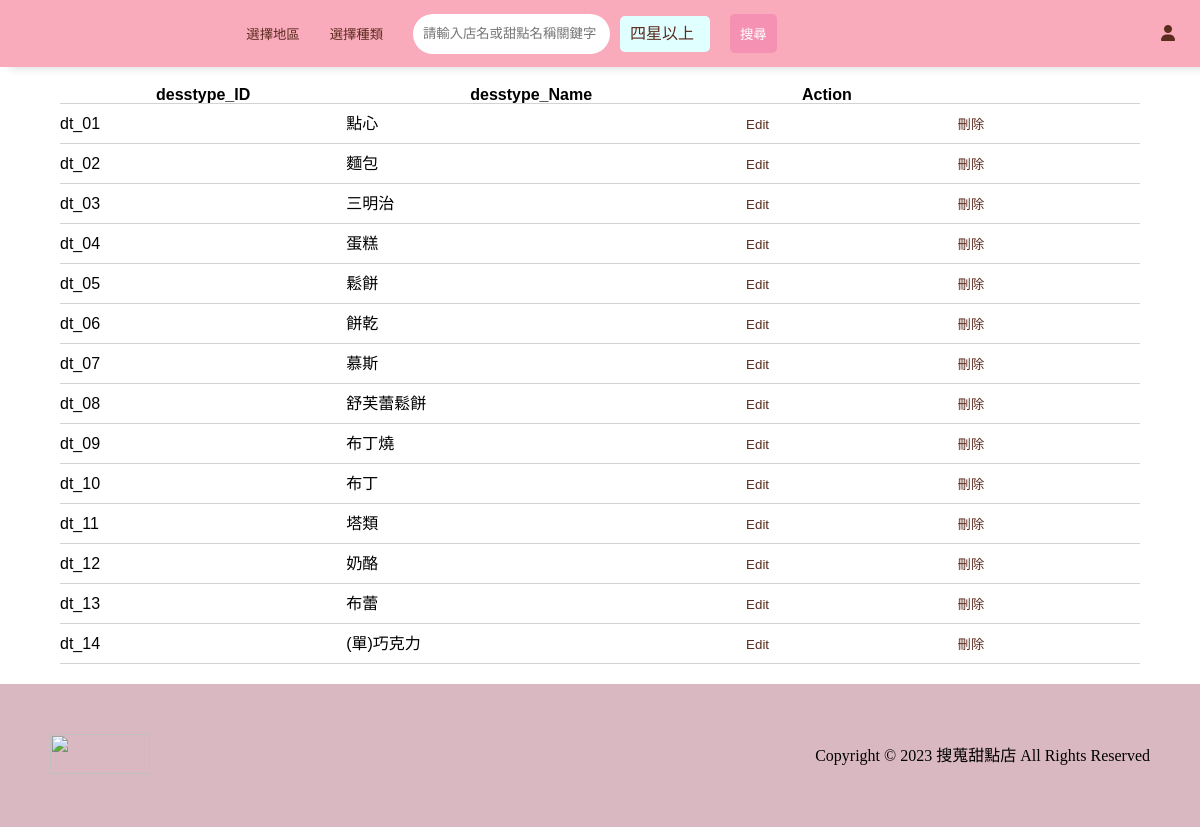
Page /manager_dessType_Index.php on the earlier database version.
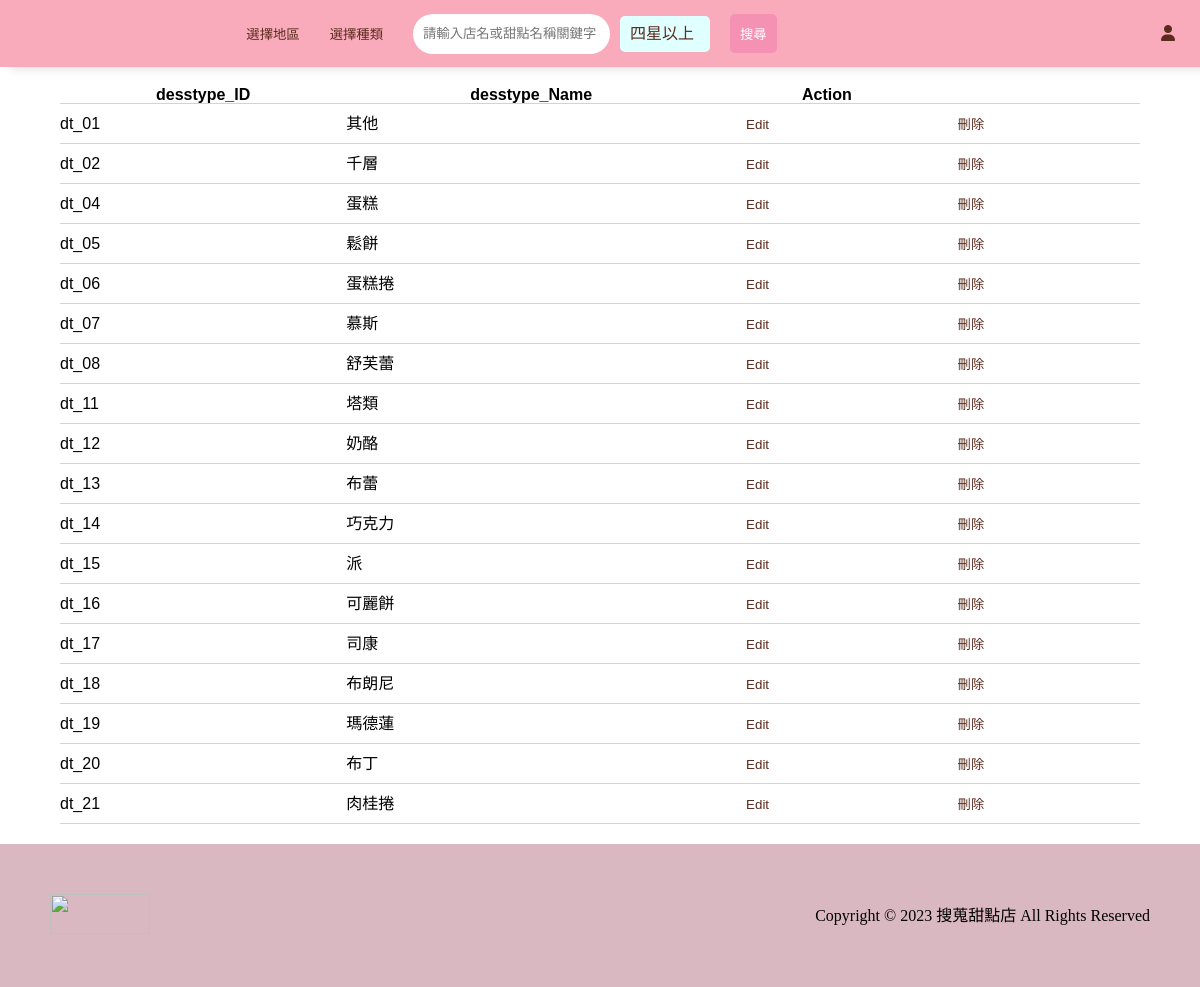
Same page on the later database version.
### tables this page shows
CREATE TABLE `desstype` (
  `desstype_ID` varchar(15) NOT NULL,
  `desstype_Name` varchar(50) NOT NULL
);

### manager_dessType_Index.php (the view, shortened to what this page needs)
<?php
require_once 'db.php';
?>
<!DOCTYPE html>
<html lang="en">
    <head>
        <link rel="stylesheet" href="https://cdnjs.cloudflare.com/ajax/libs/font-awesome/6.4.2/css/all.min.css">
        <link rel="stylesheet" href="https://cdn.jsdelivr.net/npm/swiper@11/swiper-bundle.min.css" />
        <link rel="stylesheet" href="all.css">
    </head>
    <body>
        <div class="wrap">
            <div class="navbar">
                <?php
                if (isset($_SESSION['nowUser']) && $_SESSION['nowUser']['user_Role'] == "manager")
                {
                    echo "<h1 class='logo'><a href='manager_index.php'>搜蒐甜點店</a></h1>";
                }
                else
                {
                    echo "<h1 class='logo'><a href='index.php'>搜蒐甜點店</a></h1>";
                }
                ?>
                <form action="select.php" method="GET" class="search-section">
                    <input type="button" name="zone-choice" id="index-zone-choice" value="選擇地區">
                    <input type="button" name="style-choice" id="index-style-choice" value="選擇種類">
                    <input type="text" placeholder="請輸入店名或甜點名稱關鍵字" name="keyword" class="search-bar">
                    <div class="search-choice">
                        <label for='four-star-input' id='four-star-label'>四星以上</label>
                        <input type="submit" value="搜尋" class="search-button">
                    </div>
                </form>
                <ul class="nav">
                    <?php
                    if (isset($_SESSION['nowUser']))
                    {
                        if ($_SESSION['nowUser']['user_Role'] == "manager")
                        {
                            echo '<li class="nav-content"><a href="manager_index.php">管理店家</a></li>';
                        }
                        echo '<li class="nav-content"><a href="favorite.php?userid=' . $_SESSION['nowUser']['user_ID'] . '">收藏</a></li>';
                        echo '<li class="nav-content"><a href="gallery.php?userid=' . $_SESSION['nowUser']['user_ID'] . '">圖鑑</a></li>';
                        echo '<li class="nav-content"><a href="user_info.php?userid=' . $_SESSION['nowUser']['user_ID'] . '"><i class="fa-solid fa-user"></i></a></li>';
                    }
                    else
                    {
                        echo '<li class="nav-content"><a href="signup.php"><i class="fa-solid fa-user"></i></a></li>';
                    }
                    ?>
                </ul>
            </div>
            <div class="manager-main">
                <?php
                $sql = "SELECT * FROM desstype";
                $result = $conn->query($sql);
                if ($result->num_rows > 0)
                {
                    echo "<table>";
                    echo "<tr><th>desstype_ID</th><th>desstype_Name</th><th>Action</th></tr>";
                    while ($row = $result->fetch_assoc()){
                        $changed_desstype_ID = $row['desstype_ID'];
                        $changed_desstype_Name = $row['desstype_Name'];
                        echo "<tr>";
                        echo "<td>{$row['desstype_ID']}</td>";
                        echo "<td>{$row['desstype_Name']}</td>";
                        echo "<td><button class='search-button modify-button'  onclick= \"modifyRow('$changed_desstype_ID' ,'$changed_desstype_Name')\")'>Edit</button>";
                        echo "<td><button type='submit'  onclick=\"deletionDessType('$changed_desstype_ID')\" >刪除</button></td>";
                        echo "</tr>";
                    }
                    echo "</table>";
                }
                else{
                    echo "0 results";
                }
                ?>
            </div>
        </div>
        <div class="footer">
            <div class="left-footer"><img src='../image/logo-4.png'></div>
            <div class="right-footer">
                <p>Copyright © 2023 搜蒐甜點店 All Rights Reserved</p>
            </div>
        </div>
    </body>
</html>

### all.css (style rules this page uses)
html, body, div, span, applet, object, iframe, h1, h2, h3, h4, h5, h6, p, blockquote, pre, a, abbr, acronym, address, big, cite, code, del, dfn, em, img, ins, kbd, q, s, samp, small, strike, strong, sub, sup, tt, var, b, u, i, center, dl, dt, dd, ol, ul, li, fieldset, form, label, legend, table, caption, tbody, tfoot, thead, tr, th, td, article, aside, canvas, details, embed, figure, figcaption, footer, header, hgroup, menu, nav, output, ruby, section, summary, time, mark, audio, video { margin: 0; padding: 0; border: 0; font-size: 100%; font: inherit; vertical-align: baseline; }
body { line-height: 1; }
ol, ul { list-style: none; }
table { border-collapse: collapse; border-spacing: 0; }
html { height: 100%; }
body { height: 100%; display: flex; flex-direction: column; }
.wrap { flex-grow: 1; width:100%; margin:0 auto; font-family:'Helvetica'; }
.navbar-index,.navbar { display: flex; justify-content: space-between; align-items: center; padding:5px; background-color:#F9AABB; opacity: 1.0; }
.navbar { box-shadow: 10px 0px 10px lightgray; justify-content: space-between; }
.logo { margin-left:30px; margin-right:30px; text-indent:101%; overflow:hidden; white-space:nowrap; background-image:url('../image/logo-4.png'); background-size: contain; background-repeat: no-repeat; background-position: center; }
.logo a { display:block; width:120px; height:50px; }
.nav { display: flex; justify-content: flex-end; width:30%; }
.nav a { display: block; padding:20px; }
.nav-content a { text-decoration: none; display: block; color:#5B2B1E; font-weight: bold; }
.main,.manager-main { width:90%; margin:0 auto; }
.manager-main table { width:100%; margin:20px auto; }
.manager-main table th { font-weight: bold; text-align: center; vertical-align: middle; }
.manager-main button { padding:10px 20px; border: none; background-color:transparent; color:#5B2B1E; border-radius: 5px; }
.manager-main tr { border-bottom:1px solid lightgray; }
img { height:200px; width:300px; }
.search-section { display: flex; justify-content: center; align-items: center; }
.search-choice { display: flex; justify-content: space-evenly; align-items: center; }
.search-bar { width:50%; height:20px; padding:10px; border:1px solid gray; background-color:white; display: block; margin:0 10px; border-radius:30px; }
.search-section input { padding:10px; border:none; margin-right:10px; }
#index-zone-choice,#index-style-choice { color:#5B2B1E; background-color: transparent; border: none; }
#no-visited-label,#four-star-label { background:lightcyan; padding:10px; color:#5B2B1E; margin-right:10px; border:none; border-radius:5px; }
#four-star-label { width:70px; }
.search-button { border:0px; background-color: #F591B3; color:white; padding:10px; border-radius: 5px; margin-left:10px; }
.footer { background-color: #D9B8C1; display: flex; justify-content: space-between; align-items: center; padding:50px; }
.left-footer img { width:100px; height:40px; }

Differences in the rows shown:
removed desstype: desstype_ID "dt_03", desstype_Name "三明治"
removed desstype: desstype_ID "dt_09", desstype_Name "布丁燒"
removed desstype: desstype_ID "dt_10", desstype_Name "布丁"
changed desstype "dt_01": desstype_Name "點心" → "其他"
changed desstype "dt_02": desstype_Name "麵包" → "千層"
changed desstype "dt_06": desstype_Name "餅乾" → "蛋糕捲"
changed desstype "dt_08": desstype_Name "舒芙蕾鬆餅" → "舒芙蕾"
changed desstype "dt_14": desstype_Name "(單)巧克力" → "巧克力"
added desstype: desstype_ID "dt_15", desstype_Name "派"
added desstype: desstype_ID "dt_16", desstype_Name "可麗餅"
added desstype: desstype_ID "dt_17", desstype_Name "司康"
added desstype: desstype_ID "dt_18", desstype_Name "布朗尼"
added desstype: desstype_ID "dt_19", desstype_Name "瑪德蓮"
added desstype: desstype_ID "dt_20", desstype_Name "布丁"
added desstype: desstype_ID "dt_21", desstype_Name "肉桂捲"
